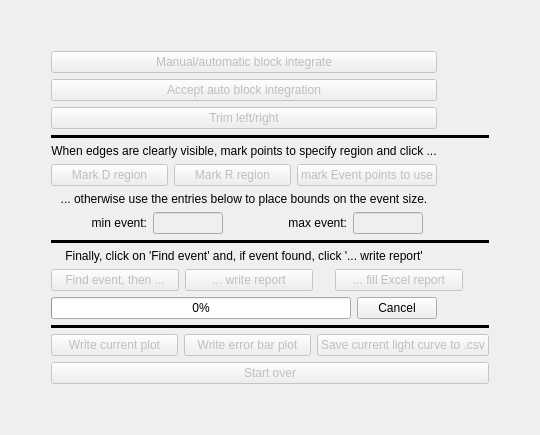
             <widget class="QWidget" name="analysisTab">
              <attribute name="title">
               <string>Analysis</string>
              </attribute>
              <layout class="QGridLayout" name="gridLayout_4">
               <item row="6" column="1" colspan="2">
                <layout class="QHBoxLayout" name="horizontalLayout_12">
                 <item>
                  <layout class="QHBoxLayout" name="horizontalLayout_10">
                   <item>
                    <spacer name="horizontalSpacer_13">
                     <property name="orientation">
                      <enum>Qt::Horizontal</enum>
                     </property>
                     <property name="sizeHint" stdset="0">
                      <size>
                       <width>40</width>
                       <height>20</height>
                      </size>
                     </property>
                    </spacer>
                   </item>
                   <item>
                    <widget class="QLabel" name="minEventLabel">
                     <property name="sizePolicy">
                      <sizepolicy hsizetype="Minimum" vsizetype="Preferred">
                       <horstretch>0</horstretch>
                       <verstretch>0</verstretch>
                      </sizepolicy>
                     </property>
                     <property name="minimumSize">
                      <size>
                       <width>50</width>
                       <height>0</height>
                      </size>
                     </property>
                     <property name="text">
                      <string>min event:</string>
                     </property>
                     <property name="alignment">
                      <set>Qt::AlignRight|Qt::AlignTrailing|Qt::AlignVCenter</set>
                     </property>
                    </widget>
                   </item>
                   <item>
                    <widget class="QLineEdit" name="minEventEdit">
                     <property name="enabled">
                      <bool>false</bool>
                     </property>
                     <property name="sizePolicy">
                      <sizepolicy hsizetype="Minimum" vsizetype="Fixed">
                       <horstretch>0</horstretch>
                       <verstretch>0</verstretch>
                      </sizepolicy>
                     </property>
                     <property name="minimumSize">
                      <size>
                       <width>0</width>
                       <height>0</height>
                      </size>
                     </property>
                     <property name="maximumSize">
                      <size>
                       <width>70</width>
                       <height>16777215</height>
                      </size>
                     </property>
                     <property name="toolTip">
                      <string>&lt;html&gt;&lt;head/&gt;&lt;body&gt;&lt;p&gt;Enter smallest event size (in number of readings) to search for.&lt;/p&gt;&lt;/body&gt;&lt;/html&gt;</string>
                     </property>
                    </widget>
                   </item>
                  </layout>
                 </item>
                 <item>
                  <spacer name="horizontalSpacer_3">
                   <property name="orientation">
                    <enum>Qt::Horizontal</enum>
                   </property>
                   <property name="sizeHint" stdset="0">
                    <size>
                     <width>40</width>
                     <height>20</height>
                    </size>
                   </property>
                  </spacer>
                 </item>
                 <item>
                  <layout class="QHBoxLayout" name="horizontalLayout_11">
                   <item>
                    <widget class="QLabel" name="maxEventLabel">
                     <property name="sizePolicy">
                      <sizepolicy hsizetype="Minimum" vsizetype="Preferred">
                       <horstretch>0</horstretch>
                       <verstretch>0</verstretch>
                      </sizepolicy>
                     </property>
                     <property name="maximumSize">
                      <size>
                       <width>16777215</width>
                       <height>16777215</height>
                      </size>
                     </property>
                     <property name="text">
                      <string>max event:</string>
                     </property>
                     <property name="alignment">
                      <set>Qt::AlignRight|Qt::AlignTrailing|Qt::AlignVCenter</set>
                     </property>
                    </widget>
                   </item>
                   <item>
                    <widget class="QLineEdit" name="maxEventEdit">
                     <property name="enabled">
                      <bool>false</bool>
                     </property>
                     <property name="sizePolicy">
                      <sizepolicy hsizetype="Minimum" vsizetype="Fixed">
                       <horstretch>0</horstretch>
                       <verstretch>0</verstretch>
                      </sizepolicy>
                     </property>
                     <property name="maximumSize">
                      <size>
                       <width>70</width>
                       <height>16777215</height>
                      </size>
                     </property>
                     <property name="toolTip">
                      <string>&lt;html&gt;&lt;head/&gt;&lt;body&gt;&lt;p&gt;Enter largest event size (in number of readings) to search for.&lt;/p&gt;&lt;/body&gt;&lt;/html&gt;</string>
                     </property>
                    </widget>
                   </item>
                   <item>
                    <spacer name="horizontalSpacer_14">
                     <property name="orientation">
                      <enum>Qt::Horizontal</enum>
                     </property>
                     <property name="sizeHint" stdset="0">
                      <size>
                       <width>40</width>
                       <height>20</height>
                      </size>
                     </property>
                    </spacer>
                   </item>
                  </layout>
                 </item>
                </layout>
               </item>
               <item row="4" column="1">
                <layout class="QHBoxLayout" name="horizontalLayout_3">
                 <item>
                  <widget class="QPushButton" name="markDzone">
                   <property name="enabled">
                    <bool>false</bool>
                   </property>
                   <property name="sizePolicy">
                    <sizepolicy hsizetype="Minimum" vsizetype="Fixed">
                     <horstretch>0</horstretch>
                     <verstretch>0</verstretch>
                    </sizepolicy>
                   </property>
                   <property name="toolTip">
                    <string>&lt;html&gt;&lt;head/&gt;&lt;body&gt;&lt;p&gt;&lt;span style=&quot; font-family:'arial,sans-serif'; color:#222222;&quot;&gt;Select two points in the primary (dark blue) light curve, one on each side of where the star ‘disappears’, then click this button to create a D search area.&lt;/span&gt;&lt;br/&gt;&lt;/p&gt;&lt;p&gt;&lt;span style=&quot; font-family:'arial,sans-serif'; color:#222222;&quot;&gt;If no points are selected, a search for a D transition will not be performed --- this becomes an 'R only' event.&lt;/span&gt;&lt;/p&gt;&lt;/body&gt;&lt;/html&gt;</string>
                   </property>
                   <property name="text">
                    <string>Mark D region</string>
                   </property>
                  </widget>
                 </item>
                 <item>
                  <widget class="QPushButton" name="markRzone">
                   <property name="enabled">
                    <bool>false</bool>
                   </property>
                   <property name="sizePolicy">
                    <sizepolicy hsizetype="Minimum" vsizetype="Fixed">
                     <horstretch>0</horstretch>
                     <verstretch>0</verstretch>
                    </sizepolicy>
                   </property>
                   <property name="toolTip">
                    <string>&lt;html&gt;&lt;head/&gt;&lt;body&gt;&lt;p&gt;&lt;span style=&quot; font-family:'arial,sans-serif'; color:#222222;&quot;&gt;Select two points in the primary (dark blue) light curve, one on each side of where the star ‘reappears’, then click this button to create an R search area.&lt;/span&gt;&lt;br/&gt;&lt;/p&gt;&lt;p&gt;&lt;span style=&quot; font-family:'arial,sans-serif'; color:#222222;&quot;&gt;If no points are selected, a search for an R transition will not be performed --- this becomes a 'D only' event.&lt;/span&gt;&lt;/p&gt;&lt;/body&gt;&lt;/html&gt;</string>
                   </property>
                   <property name="text">
                    <string>Mark R region</string>
                   </property>
                  </widget>
                 </item>
                 <item>
                  <widget class="QPushButton" name="markEzone">
                   <property name="enabled">
                    <bool>false</bool>
                   </property>
                   <property name="toolTip">
                    <string>&lt;html&gt;&lt;head/&gt;&lt;body&gt;&lt;p&gt;This button is only active when a Night Eagle 3 analysis is being performed.&lt;/p&gt;&lt;p&gt;The Night Eagle 3 has an effective noise reduction system that has the side effect of producing an exponential decay of intensity toward the ultimate event intensity level during a D transition. As a result, only a portion of the points in the event bottom are reliable indicators of the correct event intensity. This effect is visually obvious for the DNR:HIGH setting, much less so for the DNR:MIDDLE setting, and hard to detect at the DNR:LOW setting.&lt;/p&gt;&lt;p&gt;Usage is simple: click on two points that enclose the desired points to use for event parameter estimation (mean and noise), then click this button.&lt;/p&gt;&lt;p&gt;Clicking this button with no points selected will clear any previous selections.&lt;/p&gt;&lt;/body&gt;&lt;/html&gt;</string>
                   </property>
                   <property name="text">
                    <string>mark Event points to use</string>
                   </property>
                  </widget>
                 </item>
                </layout>
               </item>
               <item row="1" column="1">
                <layout class="QVBoxLayout" name="verticalLayout_6">
                 <property name="leftMargin">
                  <number>0</number>
                 </property>
                 <item>
                  <widget class="QPushButton" name="doBlockIntegration">
                   <property name="enabled">
                    <bool>false</bool>
                   </property>
                   <property name="sizePolicy">
                    <sizepolicy hsizetype="Ignored" vsizetype="Fixed">
                     <horstretch>0</horstretch>
                     <verstretch>0</verstretch>
                    </sizepolicy>
                   </property>
                   <property name="toolTip">
                    <string>&lt;html&gt;&lt;head/&gt;&lt;body&gt;&lt;p&gt;&lt;span style=&quot; font-family:'arial,sans-serif'; color:#222222;&quot;&gt;Light curves from integrated videos must be block integrated before further processing is carried out.&lt;/span&gt;&lt;/p&gt;&lt;p&gt;&lt;span style=&quot; font-family:'arial,sans-serif'; color:#222222;&quot;&gt;An automatic determination of the correct block size and starting point (offset) will be performed if no points have been selected.&amp;nbsp;You will have the opportunity to accept or reject the result of this automatic process using the button to the right (&lt;/span&gt;&lt;span style=&quot; font-family:'arial,sans-serif'; font-weight:600; color:#fc0107;&quot;&gt;Accept auto integration&lt;/span&gt;&lt;span style=&quot; font-family:'arial,sans-serif'; color:#222222;&quot;&gt;).&lt;/span&gt;&lt;/p&gt;&lt;p&gt;&lt;span style=&quot; font-family:'arial,sans-serif'; color:#222222;&quot;&gt;If a manual selection is necessary,&amp;nbsp;then the procedure stated below can be performed:&lt;/span&gt;&lt;/p&gt;&lt;p&gt;&lt;span style=&quot; font-family:'arial,sans-serif'; color:#222222;&quot;&gt;Zoom into a small portion of the light curve and locate a clearly identifiable group of data points that belong to an integration block,&amp;nbsp;click on the first and last point of that data point group,&amp;nbsp;then press this button to integrate all such groups in the light curve into a single data points.&lt;/span&gt;&lt;/p&gt;&lt;p&gt;&lt;span style=&quot; font-family:'arial,sans-serif'; color:#222222;&quot;&gt;&amp;nbsp;A block integration,&amp;nbsp;either manual or automatic,&amp;nbsp;can be performed only once per data file;&amp;nbsp;it cannnot be undone by use of the &lt;/span&gt;&lt;span style=&quot; font-family:'arial,sans-serif'; font-weight:600; color:#fc0107;&quot;&gt;Start over&lt;/span&gt;&lt;span style=&quot; font-family:'arial,sans-serif'; color:#222222;&quot;&gt; button.&amp;nbsp;Instead,&amp;nbsp;you will need to re-read the file.&lt;/span&gt;&lt;/p&gt;&lt;/body&gt;&lt;/html&gt;</string>
                   </property>
                   <property name="text">
                    <string>Manual/automatic block integrate</string>
                   </property>
                  </widget>
                 </item>
                 <item>
                  <widget class="QPushButton" name="acceptBlockIntegration">
                   <property name="enabled">
                    <bool>false</bool>
                   </property>
                   <property name="toolTip">
                    <string>&lt;html&gt;&lt;head/&gt;&lt;body&gt;&lt;p&gt;This button will be enabled only after pyote has proposed a block integration. If, after examining the proposed block size and offset shown on the light curve, you wish to apply the integration, press this button.&lt;/p&gt;&lt;/body&gt;&lt;/html&gt;</string>
                   </property>
                   <property name="text">
                    <string>Accept auto block integration</string>
                   </property>
                  </widget>
                 </item>
                 <item>
                  <widget class="QPushButton" name="setDataLimits">
                   <property name="enabled">
                    <bool>false</bool>
                   </property>
                   <property name="sizePolicy">
                    <sizepolicy hsizetype="Preferred" vsizetype="Fixed">
                     <horstretch>0</horstretch>
                     <verstretch>0</verstretch>
                    </sizepolicy>
                   </property>
                   <property name="toolTip">
                    <string>&lt;html&gt;&lt;head/&gt;&lt;body&gt;&lt;p&gt;If exactly two data points have been selected, this button will &lt;span style=&quot; font-weight:600; text-decoration: underline;&quot;&gt;trim&lt;/span&gt; off (exclude) data points to the left and right of the selected points. The excluded points will shown in light gray.&lt;/p&gt;&lt;p&gt;If no points have been selected, then all data points will be selected as the default.&lt;/p&gt;&lt;p&gt;Once a trim has been performed, its effects can be removed by clicking on the &lt;span style=&quot; font-weight:600; color:#fc0107;&quot;&gt;Start over&lt;/span&gt; button.&lt;/p&gt;&lt;/body&gt;&lt;/html&gt;</string>
                   </property>
                   <property name="toolTipDuration">
                    <number>-1</number>
                   </property>
                   <property name="text">
                    <string>Trim left/right</string>
                   </property>
                  </widget>
                 </item>
                </layout>
               </item>
               <item row="2" column="1" colspan="3">
                <widget class="Line" name="line">
                 <property name="frameShadow">
                  <enum>QFrame::Plain</enum>
                 </property>
                 <property name="lineWidth">
                  <number>4</number>
                 </property>
                 <property name="orientation">
                  <enum>Qt::Horizontal</enum>
                 </property>
                </widget>
               </item>
               <item row="13" column="3">
                <spacer name="verticalSpacer_10">
                 <property name="orientation">
                  <enum>Qt::Vertical</enum>
                 </property>
                 <property name="sizeHint" stdset="0">
                  <size>
                   <width>20</width>
                   <height>40</height>
                  </size>
                 </property>
                </spacer>
               </item>
               <item row="3" column="1">
                <widget class="QLabel" name="markRegionsLabel">
                 <property name="text">
                  <string>&lt;html&gt;&lt;head/&gt;&lt;body&gt;&lt;p&gt;When edges are clearly visible, mark points to specify region and click ...&lt;/p&gt;&lt;/body&gt;&lt;/html&gt;</string>
                 </property>
                 <property name="alignment">
                  <set>Qt::AlignCenter</set>
                 </property>
                </widget>
               </item>
               <item row="5" column="1">
                <widget class="QLabel" name="minMaxLabel">
                 <property name="text">
                  <string>... otherwise use the entries below to place bounds on the event size.</string>
                 </property>
                 <property name="alignment">
                  <set>Qt::AlignCenter</set>
                 </property>
                </widget>
               </item>
               <item row="6" column="0">
                <spacer name="horizontalSpacer_4">
                 <property name="orientation">
                  <enum>Qt::Horizontal</enum>
                 </property>
                 <property name="sizeHint" stdset="0">
                  <size>
                   <width>40</width>
                   <height>20</height>
                  </size>
                 </property>
                </spacer>
               </item>
               <item row="6" column="4">
                <spacer name="horizontalSpacer_5">
                 <property name="orientation">
                  <enum>Qt::Horizontal</enum>
                 </property>
                 <property name="sizeHint" stdset="0">
                  <size>
                   <width>40</width>
                   <height>20</height>
                  </size>
                 </property>
                </spacer>
               </item>
               <item row="0" column="2">
                <spacer name="verticalSpacer_9">
                 <property name="orientation">
                  <enum>Qt::Vertical</enum>
                 </property>
                 <property name="sizeHint" stdset="0">
                  <size>
                   <width>20</width>
                   <height>40</height>
                  </size>
                 </property>
                </spacer>
               </item>
               <item row="7" column="1" colspan="3">
                <widget class="Line" name="line_2">
                 <property name="frameShadow">
                  <enum>QFrame::Plain</enum>
                 </property>
                 <property name="lineWidth">
                  <number>4</number>
                 </property>
                 <property name="orientation">
                  <enum>Qt::Horizontal</enum>
                 </property>
                </widget>
               </item>
               <item row="8" column="1">
                <widget class="QLabel" name="findEventLabel">
                 <property name="text">
                  <string>Finally, click on 'Find event' and, if event found, click '... write report'</string>
                 </property>
                 <property name="alignment">
                  <set>Qt::AlignCenter</set>
                 </property>
                </widget>
               </item>
               <item row="11" column="1" colspan="3">
                <widget class="Line" name="line_6">
                 <property name="frameShadow">
                  <enum>QFrame::Plain</enum>
                 </property>
                 <property name="lineWidth">
                  <number>4</number>
                 </property>
                 <property name="orientation">
                  <enum>Qt::Horizontal</enum>
                 </property>
                </widget>
               </item>
               <item row="9" column="1" colspan="2">
                <layout class="QHBoxLayout" name="horizontalLayout_4">
                 <item>
                  <widget class="QPushButton" name="locateEvent">
                   <property name="enabled">
                    <bool>false</bool>
                   </property>
                   <property name="text">
                    <string>Find event, then ...</string>
                   </property>
                  </widget>
                 </item>
                 <item>
                  <widget class="QPushButton" name="calcErrBars">
                   <property name="enabled">
                    <bool>false</bool>
                   </property>
                   <property name="toolTip">
                    <string>&lt;html&gt;&lt;head/&gt;&lt;body&gt;&lt;p&gt;To get a 'Final Report', error bars are required. Clicking this button will start the computation of those error bars and, when complete, trigger the preparation of a 'Final Report'&lt;/p&gt;&lt;/body&gt;&lt;/html&gt;</string>
                   </property>
                   <property name="text">
                    <string>... write report</string>
                   </property>
                  </widget>
                 </item>
                 <item>
                  <widget class="QLabel" name="helpLabelForFalsePositive">
                   <property name="sizePolicy">
                    <sizepolicy hsizetype="Fixed" vsizetype="Fixed">
                     <horstretch>0</horstretch>
                     <verstretch>0</verstretch>
                    </sizepolicy>
                   </property>
                   <property name="minimumSize">
                    <size>
                     <width>10</width>
                     <height>0</height>
                    </size>
                   </property>
                   <property name="toolTip">
                    <string>&lt;html&gt;&lt;head/&gt;&lt;body&gt;&lt;p&gt;&lt;span style=&quot; font-weight:600; color:#fc0107;&quot;&gt;Advisory =============================================&lt;/span&gt;&lt;/p&gt;&lt;p&gt;Assuming that you have been diligent in removing common lightcurve artifacts (dips caused by something other than an occultation, &amp;nbsp;like clouds,&amp;nbsp;or a contrail,&amp;nbsp;or ...) using the normalization function,&amp;nbsp;please be aware that ...&lt;/p&gt;&lt;p&gt;... a non-zero False Positive probability (red bar to the left of the black bar) is usually sufficient reason to report a 'miss' (but see note below).&lt;span style=&quot; font-weight:600; color:#fc0107;&quot;&gt; But&lt;/span&gt;,&amp;nbsp;before reporting a 'miss',&amp;nbsp;you should use the Event Detectability calculator to determine if the event was 'detectable'.&amp;nbsp;If the event was 'detectable' and yet a 'miss',&amp;nbsp;the observation has value in constraining one edge of the asteroid.&amp;nbsp;If the 'miss' was of an 'undetectable' event,&amp;nbsp;its value as a constraint on the asteroid edge is greatly diminished.&lt;/p&gt;&lt;p&gt;&lt;span style=&quot; font-weight:600; color:#fc0107;&quot;&gt;However&lt;/span&gt;,&amp;nbsp; a False Positive probability of zero (red bar to the right of the black bar) should &lt;span style=&quot; font-weight:600; color:#fc0107;&quot;&gt;NEVER&lt;/span&gt; be the sole reason to report a 'positive'.&lt;/p&gt;&lt;p&gt;If you get a zero False Positive probability &lt;span style=&quot; font-weight:600; text-decoration: underline;&quot;&gt;and this is the only available chord&lt;/span&gt;,&amp;nbsp;look at the False Positive distribution plot and only consider reporting a 'positive' if the measured drop is well to the right of the black bar (which shows the biggest drop found during the simulation run). 'Well to the right' is rather vague,&amp;nbsp;so consult with your area coordinator whenever you are uncertain.&lt;/p&gt;&lt;p&gt;&lt;span style=&quot; font-weight:600; color:#fc0107;&quot;&gt;Note:&lt;/span&gt; if your observed 'drop' (red bar) is near the black bar (on either side!) AND there are nearby chords reporting 'positives',&amp;nbsp;there may be value in your observation in spite of the False Positive probability calculation result;&amp;nbsp;your observation may increase confidence in the event recorded by the nearby chords.&lt;br/&gt;&lt;/p&gt;&lt;/body&gt;&lt;/html&gt;</string>
                   </property>
                   <property name="text">
                    <string/>
                   </property>
                  </widget>
                 </item>
                 <item>
                  <widget class="QPushButton" name="fillExcelReportButton">
                   <property name="enabled">
                    <bool>false</bool>
                   </property>
                   <property name="toolTip">
                    <string>&lt;html&gt;&lt;head/&gt;&lt;body&gt;&lt;p&gt;Use this button to copy your results to the Asteroid Occultation Report Form (.xlsx spreadsheet - note file type is .xlsx, not .xls). This button will be inactive (grayed out) until a succesful &lt;span style=&quot; font-weight:600; color:#0000ff;&quot;&gt;... write report&lt;/span&gt; has been accomplished.&lt;/p&gt;&lt;p&gt;The expected workflow is:&lt;/p&gt;&lt;p&gt;1) Given that PyOTE now has a solution that you wish to report (an occultation), leave PyOTE open ...&lt;/p&gt;&lt;p&gt;2) Run OccultWatcher to enter your event result report. Be sure to ask for a 'prefill' of the .xls version of the report ...&lt;/p&gt;&lt;p&gt;&lt;span style=&quot; font-weight:600; color:#fc0107;&quot;&gt;3) Convert that .xls file to .xlsx using either Excel (Windows) or LibreOffice (Mac or Linux)&lt;/span&gt;&lt;/p&gt;&lt;p&gt;4) Go back to PyOTE and click this button ...&lt;/p&gt;&lt;p&gt;5) A file dialog will open; locate and select the prefilled and converted .xlsx report from steps 2 and 3.&lt;/p&gt;&lt;p&gt;6) If the file selected in step 5 was a valid Asteroid Occultation Report Form .xlsx file, the PyOTE results will be inserted.&lt;/p&gt;&lt;p&gt;&lt;span style=&quot; font-weight:600; color:#0000ff;&quot;&gt;Note: the excel format change from .xls to .xlsx will not affect the downstream processing adversely as the tool in use accepts either format equally well.&lt;/span&gt;&lt;/p&gt;&lt;p&gt;&lt;br/&gt;The values that are inserted are:&lt;/p&gt;&lt;p&gt;--- all error bars&lt;/p&gt;&lt;p&gt;--- uncorrected D and/or R times&lt;/p&gt;&lt;p&gt;--- SNR&lt;/p&gt;&lt;p&gt;--- OTA used (PYOTE)&lt;/p&gt;&lt;p&gt;---A sentence summarizing magDrop information will be added in the Comments box&lt;/p&gt;&lt;/body&gt;&lt;/html&gt;</string>
                   </property>
                   <property name="text">
                    <string>... fill Excel report</string>
                   </property>
                  </widget>
                 </item>
                </layout>
               </item>
               <item row="10" column="1">
                <layout class="QHBoxLayout" name="horizontalLayout_7">
                 <item>
                  <widget class="QProgressBar" name="progressBar">
                   <property name="value">
                    <number>0</number>
                   </property>
                  </widget>
                 </item>
                 <item>
                  <widget class="QPushButton" name="cancelButton">
                   <property name="text">
                    <string>Cancel</string>
                   </property>
                  </widget>
                 </item>
                </layout>
               </item>
               <item row="12" column="1" colspan="3">
                <layout class="QVBoxLayout" name="verticalLayout_5">
                 <item>
                  <layout class="QHBoxLayout" name="horizontalLayout_5">
                   <item>
                    <widget class="QPushButton" name="writePlot">
                     <property name="enabled">
                      <bool>false</bool>
                     </property>
                     <property name="toolTip">
                      <string>&lt;html&gt;&lt;head/&gt;&lt;body&gt;&lt;p&gt;Note: At the conclusion of error bar calculations, PYOTE automatically writes the main plot to a png file using the name and directory of the just-processed csv file. &lt;/p&gt;&lt;p&gt;If you want/need to record other versions of that plot, click here to open a dialog that will let you specify a different name and/or location for the storage of the new graphics.&lt;br/&gt;&lt;/p&gt;&lt;/body&gt;&lt;/html&gt;</string>
                     </property>
                     <property name="text">
                      <string>Write current plot</string>
                     </property>
                    </widget>
                   </item>
                   <item>
                    <widget class="QPushButton" name="writeBarPlots">
                     <property name="enabled">
                      <bool>false</bool>
                     </property>
                     <property name="toolTip">
                      <string>&lt;html&gt;&lt;head/&gt;&lt;body&gt;&lt;p&gt;Note: At the conclusion of error bar calculations, PYOTE automatically writes the error bar plots to appropriately named png files using the name and directory of the just-processed csv file. &lt;/p&gt;&lt;p&gt;If you want/need to record other versions of those plots, click here to open a dialog that will let you specify a different name and/or location for the storage of the new graphics.&lt;/p&gt;&lt;/body&gt;&lt;/html&gt;</string>
                     </property>
                     <property name="text">
                      <string>Write error bar plot</string>
                     </property>
                    </widget>
                   </item>
                   <item>
                    <widget class="QPushButton" name="writeCSVButton">
                     <property name="enabled">
                      <bool>false</bool>
                     </property>
                     <property name="toolTip">
                      <string>&lt;html&gt;&lt;head/&gt;&lt;body&gt;&lt;p&gt;Use this button to write the contents of the data table below to a csv file.&lt;/p&gt;&lt;p&gt;The comment lines from the original input file are preserved.&lt;/p&gt;&lt;p&gt;The most common use for this function is to capture the result of a successful Manual Timestamp Entry for later use (without the need to again go through the manual timestamp entry procedure). It will also reflect any Block Integration that was applied.&lt;/p&gt;&lt;/body&gt;&lt;/html&gt;</string>
                     </property>
                     <property name="text">
                      <string>Save current light curve to .csv</string>
                     </property>
                    </widget>
                   </item>
                  </layout>
                 </item>
                 <item>
                  <widget class="QPushButton" name="startOver">
                   <property name="enabled">
                    <bool>false</bool>
                   </property>
                   <property name="toolTip">
                    <string>&lt;html&gt;&lt;head/&gt;&lt;body&gt;&lt;p&gt;This button removes any trim that is in effect, clears a solution that may have been found,  and removes any D or R region showing.&lt;/p&gt;&lt;p&gt;It does &lt;span style=&quot; font-weight:600; font-style:italic; color:#fc0107;&quot;&gt;not&lt;/span&gt; undo block integration -- you must reload the light curve file to recover from a block integration.&lt;/p&gt;&lt;p&gt;Normalization can be undone by simply returning the smoothing inteval number to 0 (This is in the &lt;span style=&quot; font-weight:600; color:#0000ff;&quot;&gt;lightcurves&lt;/span&gt; panel.)&lt;/p&gt;&lt;/body&gt;&lt;/html&gt;</string>
                   </property>
                   <property name="text">
                    <string>Start over</string>
                   </property>
                  </widget>
                 </item>
                </layout>
               </item>
              </layout>
             </widget>
